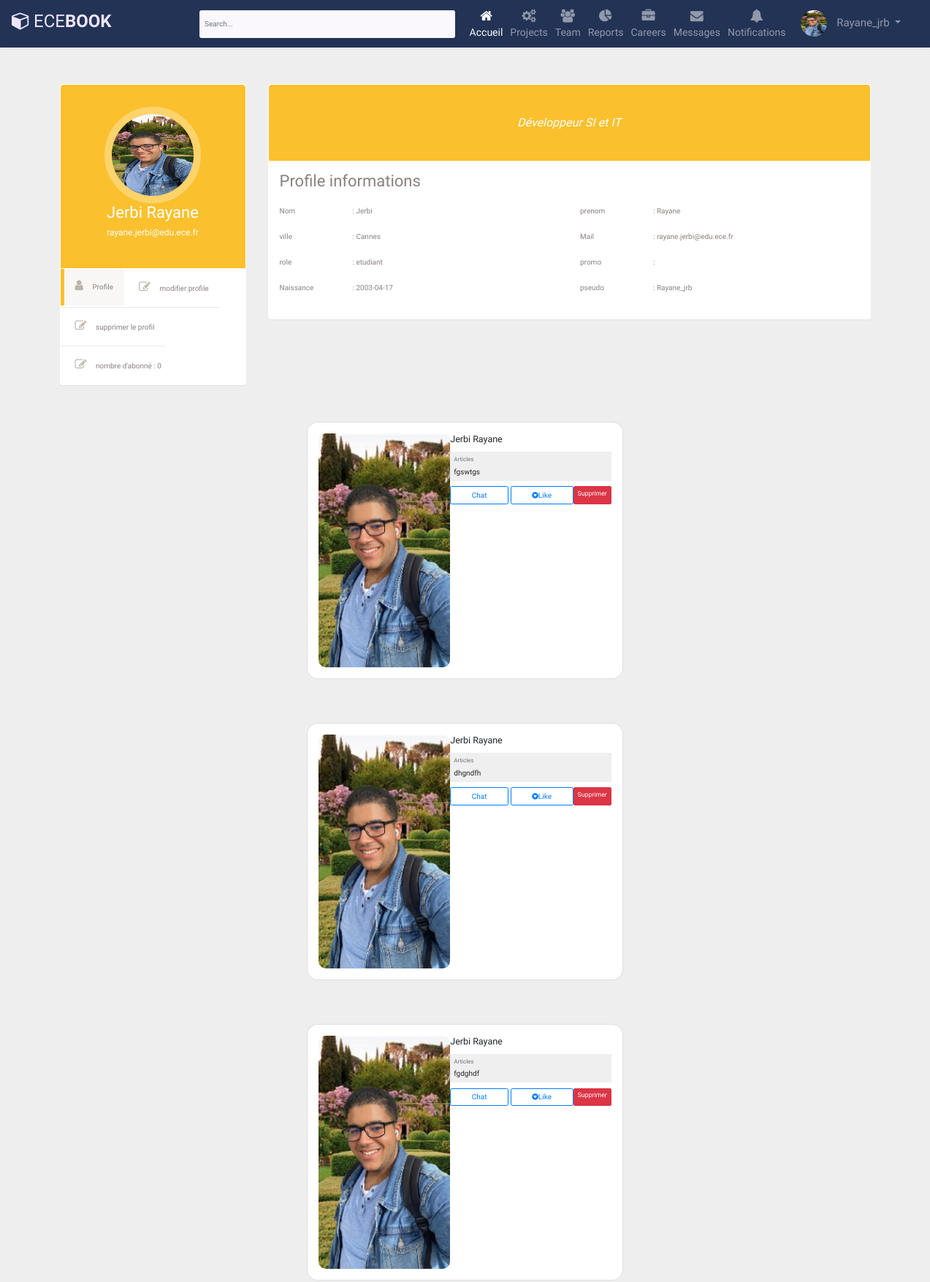
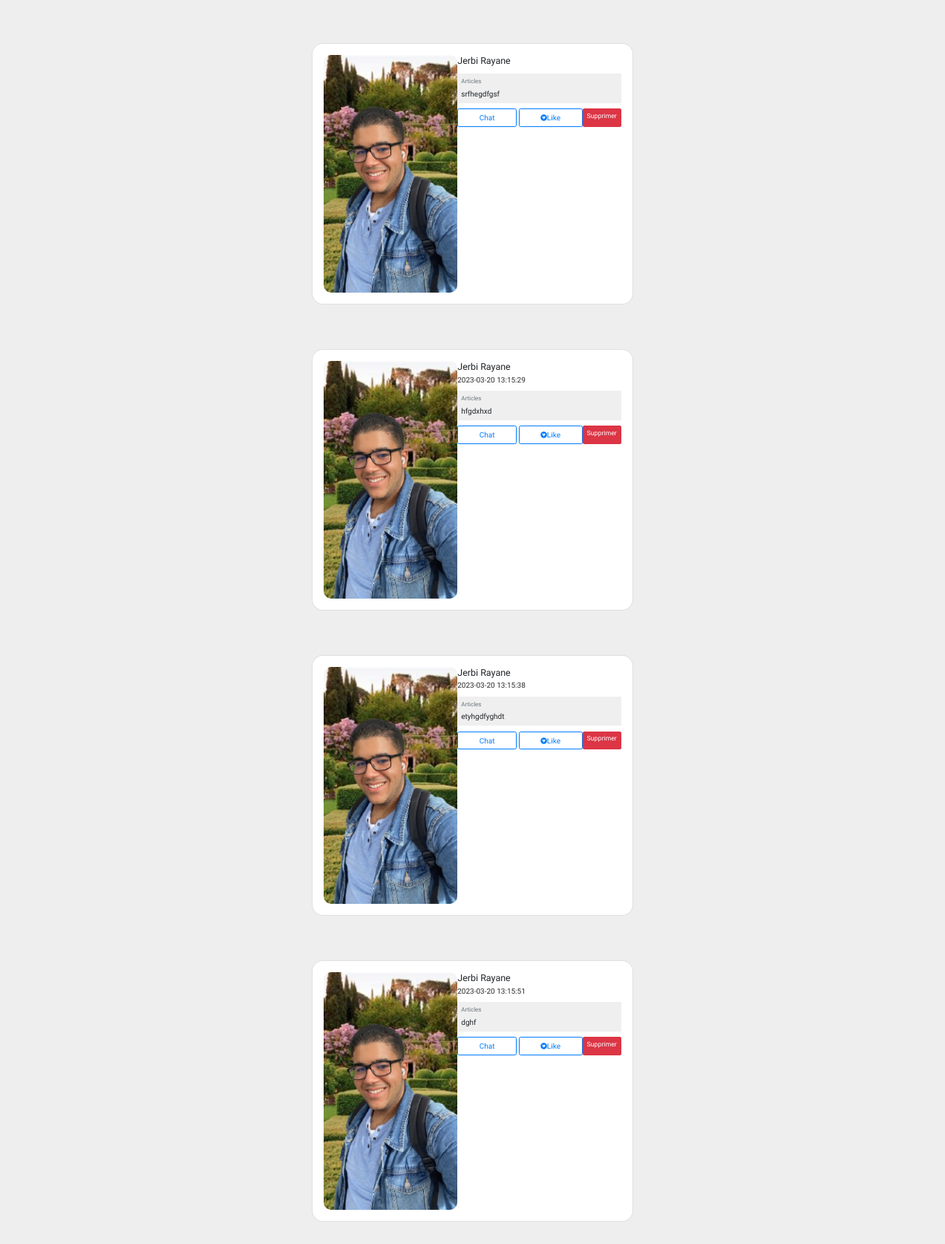
The app's page /views/profile.php (signed in), older data (2 pictures, top to bottom).
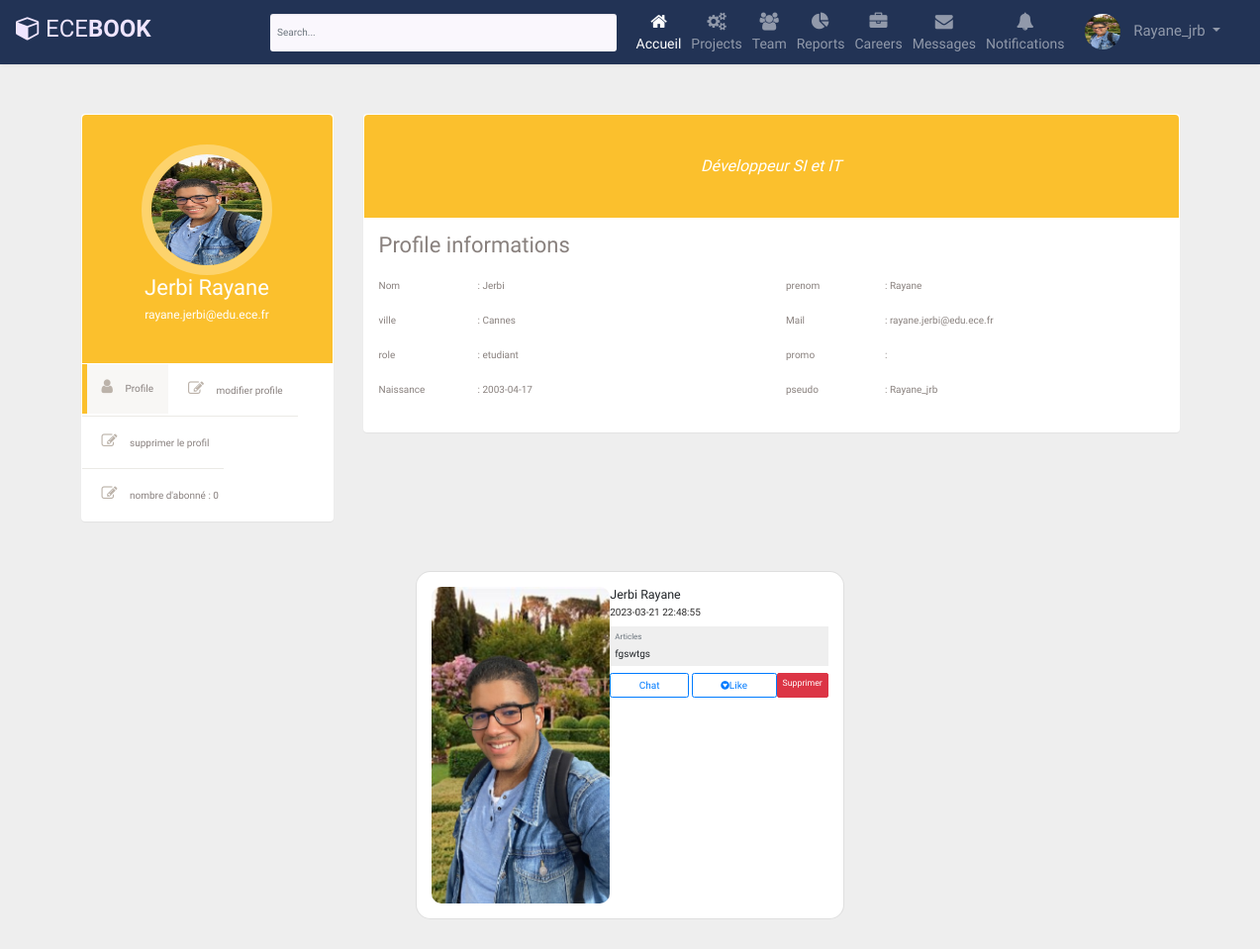
The same page, newer data.
### tables this page shows
CREATE TABLE IF NOT EXISTS `utilisateur` (
  `id_user` int NOT NULL AUTO_INCREMENT,
  `nom` varchar(255) DEFAULT NULL,
  `prenom` varchar(255) DEFAULT NULL,
  `image` varchar(255) NOT NULL,
  `ville` varchar(255) DEFAULT NULL,
  `adressemail` varchar(255) DEFAULT NULL,
  `mdp` varchar(255) DEFAULT NULL,
  `roll` enum('etudiant','professeur','admin') DEFAULT 'etudiant',
  `promo` varchar(255) DEFAULT NULL,
  `datedenaissance` date DEFAULT NULL,
  `description` varchar(255) DEFAULT NULL,
  `pseudo` varchar(255) DEFAULT NULL,
  `code_confirmation` varchar(255) NOT NULL,
  `confirmer` tinyint(1) NOT NULL,
  PRIMARY KEY (`id_user`)
);

CREATE TABLE IF NOT EXISTS `post` (
  `id_post` int NOT NULL AUTO_INCREMENT,
  `message` varchar(255) DEFAULT NULL,
  `image` varchar(255) DEFAULT NULL,
  `nomcrea` varchar(255) DEFAULT NULL,
  `titre` varchar(255) DEFAULT NULL,
  `id_user` int DEFAULT NULL,
  `pseudo` varchar(255) DEFAULT NULL,
  `publique` tinyint(1) DEFAULT '0',
  `date` timestamp NOT NULL DEFAULT CURRENT_TIMESTAMP,
  PRIMARY KEY (`id_post`),
  KEY `id_user` (`id_user`)
);

### controller/database.php (called while the page is built, shortened)
<?php
class Database{
    private static $dns;
    private static $user;
    private static $password;
    private static $database;
    public function __construct()
    {
        self::$dns = "mysql:host=localhost;dbname=ecebook;port=3306";
        self::$user = "root";
        self::$password = "";
        try {
            self::$database = new PDO(self::$dns, self::$user, self::$password);
            self::$database->setAttribute(PDO::ATTR_ERRMODE, PDO::ERRMODE_EXCEPTION);
        } catch(PDOException $e) {
            echo "Erreur de connexion à la base de données: " . $e->getMessage();
            die();
        }
    }
    public static function getInstance() {
        return self::$database;
    }
public function GetUserById($user_id) {
    $database = self::getInstance();
    $query = "SELECT * FROM utilisateur WHERE id_user = ?";
    $statement = $database->prepare($query);
    $statement->bindParam(1, $user_id, PDO::PARAM_INT);
    $statement->execute();
    $user = $statement->fetch(PDO::FETCH_ASSOC);
    return $user;
}
public function getAllPostsByIduser($id_user) {
    $database = self::getInstance();
    $query = "SELECT * FROM post WHERE id_user=:user_id";
    $statement = $database->prepare($query);
    $statement->bindParam(":user_id", $id_user);
    $statement->execute();
    return $statement->fetchAll();
}
public function getSubsByUser2Id($user2_id)
{
    $database = self::getInstance();
    $query = "SELECT * FROM abonnement WHERE user2_id=:user2_id";
    try{
        $statement = $database->prepare($query);
        $statement->bindParam(':user2_id', $user2_id);
        $statement->execute();
        $results = $statement->fetchAll(PDO::FETCH_ASSOC);
        return $results;
    }catch(PDOException $e){
        echo "Error getting the subscribers: " . $e->getMessage();
        die();
    }
}
}

### model/profil.php (called while the page is built, shortened)
<?php
require_once("../controller/database.php");
if(!isset($_SESSION["id_user"])){
    header("Location:../views/connexion.php");
    exit();
} else {
    $db = new Database();
    $nb_abonnement = count($db->getSubsByUser2Id($_SESSION["id_user"]));
}
?>

### views/profile.php (the view, shortened to what this page needs)
<?php
require_once("../model/profil.php");
?>
<!DOCTYPE html>
<html lang="en">
<head>
    <link rel="stylesheet" href="../style/profile.css">
    <link rel="stylesheet" href="https://maxcdn.bootstrapcdn.com/bootstrap/3.3.7/css/bootstrap.min.css">
</head>
<body>
    <?php require("../model/navbar.php") ?>
<div class="container bootstrap snippets bootdey">
<div class="row">
  <div class="profile-nav col-md-3">
      <div class="panel">
          <div class="user-heading round">
              <a href="#">
                  <img src="../uploads/<?= $user["image"]  ?>" alt="">
              </a>
              <h1><?=  $user["nom"] . " " . $user["prenom"] ?></h1>
              <p><?=  $user["adressemail"] ?></p>
          </div>
          <ul class="nav nav-pills nav-stacked">
              <li class="active"><a href="#"> <i class="fa fa-user"></i> Profile</a></li>
              <li><a href="../views/updateUser.php"> <i class="fa fa-edit"></i> modifier profile</a></li>
              <li><a href="../model/deleteUser.php"> <i class="fa fa-edit"></i> supprimer le profil</a></li>
              <li><a href="#"> <i class="fa fa-edit"></i> nombre d'abonné : <?php echo $nb_abonnement ?></a></li>
          </ul>
      </div>
  </div>
  <div class="profile-info col-md-9">
        <div class="panel">
            <div class="bio-graph-heading">
                <?=  $user["description"] ?>
            </div>
            <div class="panel-body bio-graph-info">
                <h1>Profile informations </h1>
                <div class="row">
                    <div class="bio-row">
                        <p><span>Nom </span>: <?= $user["nom"]  ?></p>
                    </div>
                    <div class="bio-row">
                        <p><span>prenom </span>: <?=  $user["prenom"] ?></p>
                    </div>
                    <div class="bio-row">
                        <p><span>ville </span>: <?= $user["ville"]  ?></p>
                    </div>
                    <div class="bio-row">
                        <p><span>Mail</span>: <?= $user["adressemail"] ?></p>
                    </div>
                    <div class="bio-row">
                        <p><span>role </span>: <?=  $user["roll"] ?> </p>
                    </div>
                    <div class="bio-row">
                        <p><span>promo </span>: <?=  $user["promo"] ?></p>
                    </div>
                    <div class="bio-row">
                        <p><span>Naissance </span>: <?= $user["datedenaissance"] ?></p>
                    </div>
                    <div class="bio-row">
                        <p><span>pseudo </span>: <?=  $user["pseudo"] ?></p>
                    </div>
                </div>
            </div>
        </div>
    </div>
    </div>
    <?php
    $posts=$db->getAllPostsByIduser($user["id_user"]);
    foreach($posts as $post){
        ?>
  <div class="container py-5 h-100">
    <div class="row d-flex justify-content-center align-items-center h-100">
      <div class="col col-md-9 col-lg-7 col-xl-5">
        <div class="card" style="border-radius: 15px;">
          <div class="card-body p-4">
            <div class="d-flex text-black">
              <div class="flex-shrink-0">
              <img src="../uploads/<?= $user["image"]  ?>" class="img-circle avatar"
                  alt="Generic placeholder image" class="img-fluid"
                  style="width: 180px; border-radius: 10px;">
              </div>
              <div class="flex-grow-1 ms-3">
                <h5 class="mb-1"><?=  $user["nom"] . " " . $user["prenom"] ?></h5>
                <p class="mb-2 pb-1" style="color: #2b2a2a;"><?= $post["date"] ?></p>
                <div class="d-flex justify-content-start rounded-3 p-2 mb-2"
                  style="background-color: #efefef;">
                  <div>
                    <p class="small text-muted mb-1">Articles</p>
                    <p class="mb-0"><?= $post["message"] ?></p>
                  </div>
                </div>
                <div class="d-flex pt-1">
                  <button type="button" class="btn btn-outline-primary me-1 flex-grow-1">Chat</button>&nbsp;
                    <?php
                        $likes = $db->GetLikeByPostId($post["id_post"]);
                            if(isset($likes["type"])){
                                if($likes["type"] == 0) {
                                    echo '<button type="button" class="btn btn-outline-primary me-1 flex-grow-1">
                                    <a href="../model/addLikebyUser.php?post_id='.$post["id_post"].'&user_id='.$post["id_user"].'&type=1">
                                    <i class="fa fa-gittip" name="like"></i>Like</a>
                                    </button>';
                                } else if($likes["type"] == 1) {
                                    echo '<button type="button" class="btn btn-outline-primary me-1 flex-grow-1">
                                    <a href="../model/addLikebyUser.php?post_id='.$post["id_post"].'&user_id='.$post["id_user"].'&type=0">
                                    <i class="fa fa-gittip" name="like"></i>Disike</a>
                                    </button>';
                                }
                            }else {
                                echo '<button type="button" class="btn btn-outline-primary me-1 flex-grow-1">
                                    <a href="../model/addLikebyUser.php?post_id='.$post["id_post"].'&user_id='.$post["id_user"].'&type=1">
                                    <i class="fa fa-gittip" name="like"></i>Like</a>
                                    </button>';
                            }
                     ?>
                     <a class="btn btn-sm btn-square btn-danger text-danger-hover" href="../model/deletePost.php?post_id=<?php echo $post['id_post']; ?>&user_id=<?php echo $post['id_user']; ?>"> <i class="bi bi-trash"></i> Supprimer </a>
                    </div>
              </div>
            </div>
          </div>
        </div>
      </div>
    </div>
  </div>
        <?php
    }
    ?>
</div>
</body>
</html>

### model/navbar.php (shortened to what this page needs)
<?php
require_once("../controller/database.php");
if(isset($_SESSION["id_user"])){
	$db = new Database();
	$user = $db->GetUserById($_SESSION["id_user"]);
}
?>
<!DOCTYPE html>
<html lang="en">
<head>
<link rel="stylesheet" href="https://stackpath.bootstrapcdn.com/bootstrap/4.5.0/css/bootstrap.min.css">
<link rel="stylesheet" href="https://maxcdn.bootstrapcdn.com/font-awesome/4.7.0/css/font-awesome.min.css">
<link rel="stylesheet" href="../style/navbar.css">
</head>
<body>
<nav class="navbar navbar-expand-xl navbar-dark bg-dark">
	<a href="#" class="navbar-brand"><i class="fa fa-cube"></i>ECE<b>BOOK</b></a>
	<div id="navbarCollapse" class="collapse navbar-collapse justify-content-start">
		<?php if(isset($_SESSION["id_user"])) : ?>
		<form class="navbar-form form-inline">
			<div class="input-group search-box">
				<input type="text" class="form-control" id="live_search" autocomplete="off"
            		placeholder="Search...">
			</div>
		</form>
		<?php endif ; ?>
		<?php if(isset($_SESSION["id_user"])) : ?>
		<div class="navbar-nav ml-auto">
			<a href="../views/index2.php" class="nav-item nav-link active"><i class="fa fa-home"></i><span>Accueil</span></a>
			<a href="#" class="nav-item nav-link"><i class="fa fa-gears"></i><span>Projects</span></a>
			<a href="#" class="nav-item nav-link"><i class="fa fa-users"></i><span>Team</span></a>
			<a href="#" class="nav-item nav-link"><i class="fa fa-pie-chart"></i><span>Reports</span></a>
			<a href="#" class="nav-item nav-link"><i class="fa fa-briefcase"></i><span>Careers</span></a>
			<a href="#" class="nav-item nav-link"><i class="fa fa-envelope"></i><span>Messages</span></a>
			<a href="#" class="nav-item nav-link"><i class="fa fa-bell"></i><span>Notifications</span></a>
			<div class="nav-item dropdown">
				<a href="#" data-toggle="dropdown" class="nav-item nav-link dropdown-toggle user-action">
				<img src="../uploads/<?=  $user["image"] ?>" class="avatar" alt="Avatar"> <?=  $user["pseudo"] ?> </a>
			</div>
		</div>
        <?php endif ; ?>
	</div>
</nav>
</body>
</html>

### style/profile.css (style rules this page uses)
body { color: #797979; background: #f1f2f7; font-family: 'Open Sans', sans-serif; padding: 0px !important; margin: 0px !important; font-size: 13px; text-rendering: optimizeLegibility; -webkit-font-smoothing: antialiased; -moz-font-smoothing: antialiased; }
.profile-nav, .profile-info { margin-top: 30px; }
.profile-nav .user-heading { background: #fbc02d; color: #fff; border-radius: 4px 4px 0 0; -webkit-border-radius: 4px 4px 0 0; padding: 30px; text-align: center; }
.profile-nav .user-heading.round a { border-radius: 50%; -webkit-border-radius: 50%; border: 10px solid rgba(255, 255, 255, 0.3); display: inline-block; }
.profile-nav .user-heading a img { width: 112px; height: 112px; border-radius: 50%; -webkit-border-radius: 50%; }
.profile-nav .user-heading h1 { font-size: 22px; font-weight: 300; margin-bottom: 5px; }
.profile-nav .user-heading p { font-size: 12px; }
.profile-nav ul { margin-top: 1px; }
.profile-nav ul>li { border-bottom: 1px solid #ebeae6; margin-top: 0; line-height: 30px; }
.profile-nav ul>li:last-child { border-bottom: none; }
.profile-nav ul>li>a { border-radius: 0; -webkit-border-radius: 0; color: #89817f; border-left: 5px solid #fff; }
.profile-nav ul>li>a:hover, .profile-nav ul>li>a:focus, .profile-nav ul li.active a { background: #f8f7f5 !important; border-left: 5px solid #fbc02d; color: #89817f !important; }
.profile-nav ul>li:last-child>a:last-child { border-radius: 0 0 4px 4px; -webkit-border-radius: 0 0 4px 4px; }
.profile-nav ul>li>a>i { font-size: 16px; padding-right: 10px; color: #bcb3aa; }
.bio-graph-heading { background: #fbc02d; color: #fff; text-align: center; font-style: italic; padding: 40px 110px; border-radius: 4px 4px 0 0; -webkit-border-radius: 4px 4px 0 0; font-size: 16px; font-weight: 300; }
.bio-graph-info { color: #89817e; }
.bio-graph-info h1 { font-size: 22px; font-weight: 300; margin: 0 0 20px; }
.bio-row { width: 50%; float: left; margin-bottom: 10px; padding: 0 15px; }
.bio-row p span { width: 100px; display: inline-block; }

### style/navbar.css (style rules this page uses)
body { background: #eeeeee; font-family: 'Varela Round', sans-serif; }
.navbar { color: #fff; background: #223355 !important; padding: 5px 16px; border-radius: 0; border: none; box-shadow: 0 0 4px rgba(0, 0, 0, .1); }
.navbar img { border-radius: 50%; width: 36px; height: 36px; margin-right: 10px; }
.navbar .navbar-brand { color: #efe5ff; padding-left: 0; padding-right: 50px; font-size: 24px; }
.navbar .navbar-brand i { font-size: 25px; margin-right: 5px; }
.search-box { position: relative; }
.search-box input { padding-right: 35px; min-height: 38px; border: none; background: #faf7fd; border-radius: 3px !important; }
.navbar .nav-item i { font-size: 18px; }
.navbar .nav-item span { position: relative; top: 3px; }
.navbar .navbar-nav>a { color: #efe5ff; padding: 8px 15px; font-size: 14px; }
.navbar .navbar-nav>a>i { display: block; text-align: center; }
.navbar .navbar-nav .user-action { padding: 9px 15px; font-size: 15px; }
@media (min-width: 1200px) { .form-inline .input-group { width: 350px; margin-left: 30px; } }

Row changes from the older to the newer data that the page shows:
removed post: id_user.image (picture), id_user.nom "Jerbi", id_user.prenom "Rayane", message "dhgndfh"
removed post: id_user.image (picture), id_user.nom "Jerbi", id_user.prenom "Rayane", message "fgdghdf"
removed post: id_user.image (picture), id_user.nom "Jerbi", id_user.prenom "Rayane", message "srfhegdfgsf"
removed post: id_user.image (picture), id_user.nom "Jerbi", id_user.prenom "Rayane", date "2023-03-20 13:15:29", message "hfgdxhxd"
removed post: id_user.image (picture), id_user.nom "Jerbi", id_user.prenom "Rayane", date "2023-03-20 13:15:38", message "etyhgdfyghdt"
removed post: id_user.image (picture), id_user.nom "Jerbi", id_user.prenom "Rayane", date "2023-03-20 13:15:51", message "dghf"
changed post "fgswtgs": date (not shown) → "2023-03-21 22:48:55"
